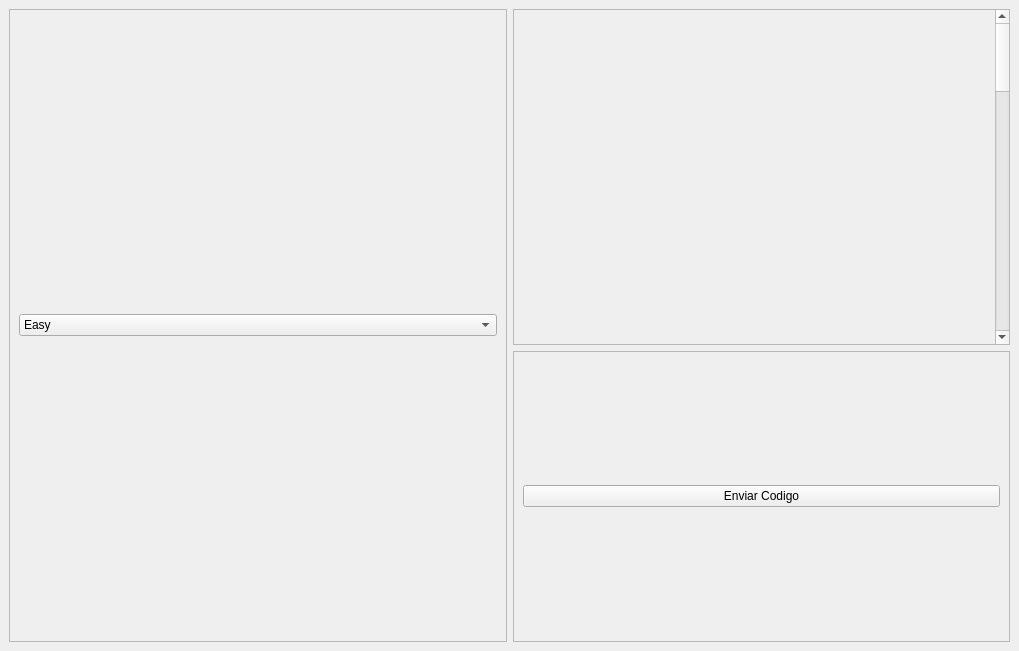
<?xml version="1.0" encoding="UTF-8"?>
<ui version="4.0">
 <class>MainWindow</class>
 <widget class="QMainWindow" name="MainWindow">
  <property name="geometry">
   <rect>
    <x>0</x>
    <y>0</y>
    <width>1019</width>
    <height>651</height>
   </rect>
  </property>
  <property name="minimumSize">
   <size>
    <width>0</width>
    <height>0</height>
   </size>
  </property>
  <property name="windowTitle">
   <string>MainWindow</string>
  </property>
  <widget class="QWidget" name="centralwidget">
   <layout class="QHBoxLayout" name="horizontalLayout">
    <item>
     <widget class="QScrollArea" name="scrollArea1">
      <property name="widgetResizable">
       <bool>true</bool>
      </property>
      <widget class="QWidget" name="scrollAreaWidgetContents">
       <property name="geometry">
        <rect>
         <x>0</x>
         <y>0</y>
         <width>496</width>
         <height>631</height>
        </rect>
       </property>
       <layout class="QVBoxLayout" name="verticalLayout_5">
        <item>
         <widget class="QComboBox" name="comboBox">
          <item>
           <property name="text">
            <string>Easy</string>
           </property>
          </item>
          <item>
           <property name="text">
            <string>Mid</string>
           </property>
          </item>
          <item>
           <property name="text">
            <string>Hard</string>
           </property>
          </item>
         </widget>
        </item>
       </layout>
      </widget>
     </widget>
    </item>
    <item>
     <layout class="QVBoxLayout" name="verticalLayout">
      <item>
       <widget class="QScrollArea" name="scrollArea_3">
        <property name="widgetResizable">
         <bool>true</bool>
        </property>
        <widget class="QWidget" name="scrollAreaWidgetContents_7">
         <property name="geometry">
          <rect>
           <x>0</x>
           <y>0</y>
           <width>481</width>
           <height>1518</height>
          </rect>
         </property>
         <layout class="QVBoxLayout" name="verticalLayout_3">
          <item>
           <widget class="QLabel" name="label">
            <property name="minimumSize">
             <size>
              <width>0</width>
              <height>1500</height>
             </size>
            </property>
            <property name="text">
             <string>TextLabel</string>
            </property>
           </widget>
          </item>
         </layout>
        </widget>
       </widget>
      </item>
      <item>
       <widget class="QScrollArea" name="scrollArea_2">
        <property name="widgetResizable">
         <bool>true</bool>
        </property>
        <widget class="QWidget" name="scrollAreaWidgetContents_6">
         <property name="geometry">
          <rect>
           <x>0</x>
           <y>0</y>
           <width>493</width>
           <height>239</height>
          </rect>
         </property>
         <layout class="QVBoxLayout" name="verticalLayout_4">
          <item>
           <layout class="QVBoxLayout" name="verticalLayout_2"/>
          </item>
          <item>
           <widget class="QPushButton" name="pushButton">
            <property name="text">
             <string>Enviar Codigo</string>
            </property>
           </widget>
          </item>
         </layout>
        </widget>
       </widget>
      </item>
     </layout>
    </item>
   </layout>
  </widget>
 </widget>
 <resources/>
 <connections/>
</ui>
